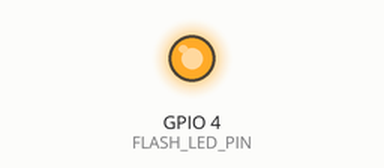
A sketch run on a simulated ESP32. Parts: output pins drawn as LEDs (lit = HIGH). WiFi joins after 1.5 s; servers stay silent unless stated; uploads are accepted with an empty reply; the camera gives no picture; what the sketch prints to the serial monitor is not drawn.

Above: at 2.92 s.
At 4.6 s:
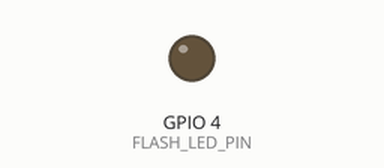
Timing chart, 0 to 10.7 s (numbered marks = the images above):
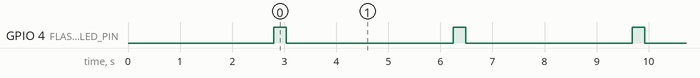

The sketch:

esp32_cam.ino
```cpp
#include "esp_camera.h"
#include <WiFi.h>
#include <HTTPClient.h>

// =========================
// WiFi
// =========================
const char* ssid = "Worax_to_2.4G";
const char* password = "Toy.za1266";

// =========================
// Flask YOLO Server
// เปลี่ยน IP ให้ตรงกับคอมคุณ
// =========================
const char* serverUrl = "http://192.168.1.108:5000/predict";

// =========================
// AI Thinker ESP32-CAM Pins
// =========================
#define PWDN_GPIO_NUM     32
#define RESET_GPIO_NUM    -1
#define XCLK_GPIO_NUM      0
#define SIOD_GPIO_NUM     26
#define SIOC_GPIO_NUM     27
#define Y9_GPIO_NUM       35
#define Y8_GPIO_NUM       34
#define Y7_GPIO_NUM       39
#define Y6_GPIO_NUM       36
#define Y5_GPIO_NUM       21
#define Y4_GPIO_NUM       19
#define Y3_GPIO_NUM       18
#define Y2_GPIO_NUM        5
#define VSYNC_GPIO_NUM    25
#define HREF_GPIO_NUM     23
#define PCLK_GPIO_NUM     22
#define FLASH_LED_PIN      4

void connectWiFi() {
  WiFi.begin(ssid, password);
  Serial.print("Connecting WiFi");
  while (WiFi.status() != WL_CONNECTED) {
    delay(500);
    Serial.print(".");
  }
  Serial.println();
  Serial.println("WiFi connected");
  Serial.print("ESP32-CAM IP: ");
  Serial.println(WiFi.localIP());
}

bool startCamera() {
  camera_config_t config;
  config.ledc_channel = LEDC_CHANNEL_0;
  config.ledc_timer = LEDC_TIMER_0;
  config.pin_d0 = Y2_GPIO_NUM;
  config.pin_d1 = Y3_GPIO_NUM;
  config.pin_d2 = Y4_GPIO_NUM;
  config.pin_d3 = Y5_GPIO_NUM;
  config.pin_d4 = Y6_GPIO_NUM;
  config.pin_d5 = Y7_GPIO_NUM;
  config.pin_d6 = Y8_GPIO_NUM;
  config.pin_d7 = Y9_GPIO_NUM;
  config.pin_xclk = XCLK_GPIO_NUM;
  config.pin_pclk = PCLK_GPIO_NUM;
  config.pin_vsync = VSYNC_GPIO_NUM;
  config.pin_href = HREF_GPIO_NUM;
  config.pin_sccb_sda = SIOD_GPIO_NUM;
  config.pin_sccb_scl = SIOC_GPIO_NUM;
  config.pin_pwdn = PWDN_GPIO_NUM;
  config.pin_reset = RESET_GPIO_NUM;
  config.xclk_freq_hz = 20000000;
  config.pixel_format = PIXFORMAT_JPEG;

  if (psramFound()) {
    config.frame_size = FRAMESIZE_QVGA;
    config.jpeg_quality = 6;
    config.fb_count = 2;
  } else {
    config.frame_size = FRAMESIZE_QQVGA;
    config.jpeg_quality = 8;
    config.fb_count = 1;
  }

  esp_err_t err = esp_camera_init(&config);
  if (err != ESP_OK) {
    Serial.printf("Camera init failed: 0x%x\n", err);
    return false;
  }

  sensor_t *s = esp_camera_sensor_get();
  if (s) {
    s->set_brightness(s, 2);
    s->set_contrast(s, 1);
    s->set_saturation(s, 0);
    s->set_gain_ctrl(s, 1);
    s->set_exposure_ctrl(s, 1);
    s->set_awb_gain(s, 1);
    s->set_wb_mode(s, 0);
    s->set_aec2(s, 1);
  }

  return true;
}

void sendFrameToServer() {
  if (WiFi.status() != WL_CONNECTED) {
    connectWiFi();
    return;
  }

  digitalWrite(FLASH_LED_PIN, HIGH);
  delay(180);

  camera_fb_t *fb = esp_camera_fb_get();

  digitalWrite(FLASH_LED_PIN, LOW);

  if (!fb) {
    Serial.println("Capture fail");
    delay(1000);
    return;
  }

  Serial.print("Captured image size: ");
  Serial.println(fb->len);

  HTTPClient http;
  http.setTimeout(10000);
  http.begin(serverUrl);
  http.addHeader("Content-Type", "image/jpeg");

  int code = http.POST(fb->buf, fb->len);

  if (code > 0) {
    String payload = http.getString();
    Serial.println(payload);
  } else {
    Serial.print("HTTP error: ");
    Serial.println(code);
  }

  http.end();
  esp_camera_fb_return(fb);
}

void setup() {
  Serial.begin(115200);
  delay(1000);

  pinMode(FLASH_LED_PIN, OUTPUT);
  digitalWrite(FLASH_LED_PIN, LOW);

  Serial.println("Starting ESP32-CAM...");

  connectWiFi();

  if (!startCamera()) {
    while (true) {
      delay(1000);
    }
  }

  Serial.println("Camera OK");
}

void loop() {
  sendFrameToServer();
  delay(3000);
}
```

Measured:
- by itself, GPIO 4 (FLASH_LED_PIN): alternates HIGH for 0.24 s and LOW for 3.2 s
